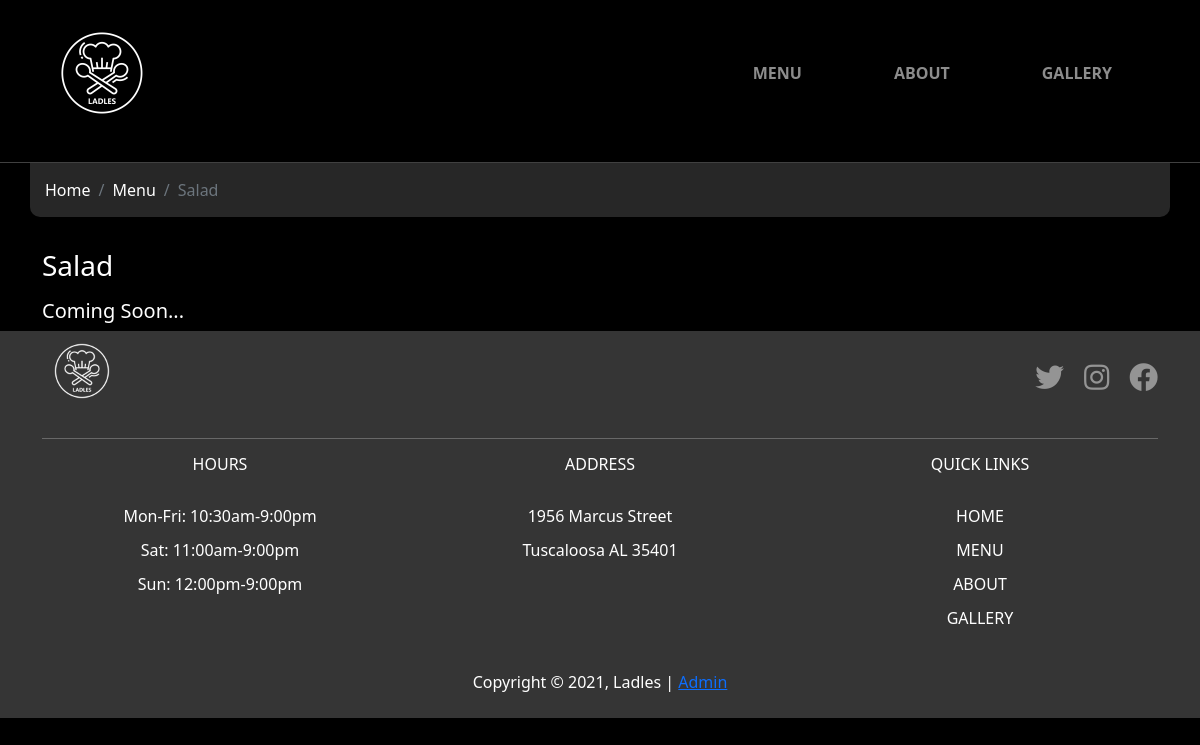
Before: /menu/5 with the older database file.
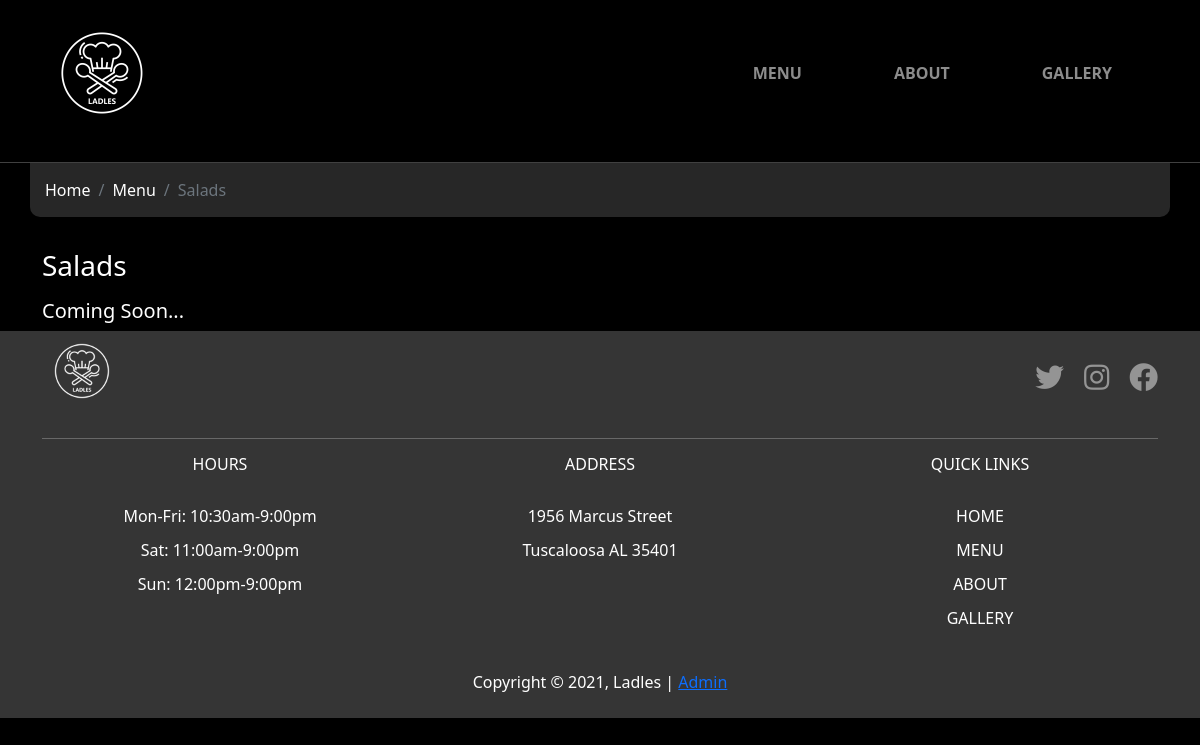
After: the same page with the newer database file.
### app/models.py (models this page shows)
class DishCategory(db.Model):
    id = db.Column(db.Integer, primary_key=True)
    name = db.Column(db.String(64), unique=True)
    image = db.Column(db.String(64))
    dishes = db.relationship('Dish', backref='category')
    def __repr__(self):
        return self.name

### app/routes.py (the view)
@app.route('/menu/<id>')
def dishes(id):
    posts = list(Dish.query.filter_by(category_id=id))
    num_posts = len(posts)
    category = DishCategory.query.filter_by(id=id).first()
    return render_template('dish.html', title=category, posts=posts, number=num_posts)

### app/templates/dish.html (shortened to what this page needs)
{% extends "base.html" %}
{% block content %}
<div class="container text-white">
    <div class="row">
        <ol class="col-12 breadcrumb menu--breadcrumb">
            <li class="breadcrumb-item"><a href="{{ url_for('index')}}">Home</a></li>
            <li class="breadcrumb-item"><a href="{{ url_for('menu')}}">Menu</a></li>
            <li class="breadcrumb-item active text-capitalize">{{title}}</li>
        </ol>
        <div class="col-12">
            <h3 class="pb-2 text-capitalize">{{title}}</h3>
        </div>
    </div>
    <div class="row">
        {% if number>0 %}
            {% for post in posts %}
            <div class="col-12 col-md-6 py-4">
                <div class="card float-right light-black--background text-white">
                    <div class="card-body">
                        <div class="row">
                            <div class="col-sm-5 media">
                            <img class="d-block w-100 menu-item--price" src="{{post.image}}" alt="">
                            </div>
                            <div class="col-sm-7">
                            <div class="card-block position-relative">
                                {% if current_user.is_authenticated %}
                                <div class="card-button--absolute">
                                    <a href="{{url_for('confirm_delete', id=post.id)}}" class="btn btn-danger text-white btn-sm">
                                        Delete
                                    </a>
                                </div>
                                {% endif %}
                                <h4 class="card-title text-capitalize">{{post.name}}</h4>
                                <p class="menu-item--italic mb-1">{{post.description}}</p>
                                <br>
                                <span class="p-2 float-right menu-item--price">$<span class="js-decimal">{{post.price}}</span></span>
                            </div>
                            </div>
                        </div>
                    </div>
                </div>
            </div>
            {% endfor %}
        {% else %}
            <h5>Coming Soon...</h3>
        {% endif %}
    </div>
</div>
{% endblock %}

Changed rows visible on the page:
changed DishCategory: name "Salad" → "Salads"
